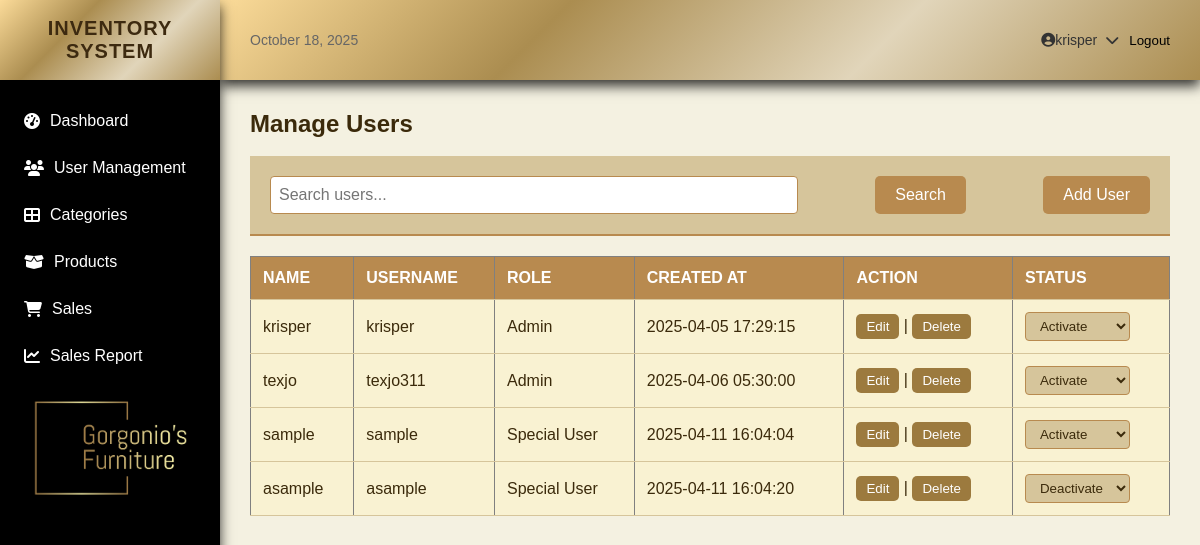
/php/manage_user.php (signed in), run on the app's committed database.
### tables this page shows
CREATE TABLE `users` (
  `id` int(11) NOT NULL,
  `name` varchar(50) NOT NULL,
  `username` varchar(50) NOT NULL,
  `password` varchar(50) NOT NULL,
  `role` varchar(50) NOT NULL,
  `image` varchar(255) DEFAULT NULL,
  `created_at` datetime NOT NULL,
  `updated_at` datetime NOT NULL,
  `is_active` tinyint(1) DEFAULT 1
);

### php/manage_user.php (the view, shortened to what this page needs)
<?php
include("header.php");
include("database.php");
$searchQuery = isset($_GET['search']) ? $_GET['search'] : '';
if ($searchQuery) {
    $userData = $conn->prepare("SELECT * FROM users WHERE name LIKE ? OR username LIKE ? OR role LIKE ?");
    $searchTerm = "%" . $searchQuery . "%";
    $userData->bind_param("sss", $searchTerm, $searchTerm, $searchTerm);
} else {
    $userData = $conn->prepare("SELECT * FROM users");
}
$userData->execute();
$result = $userData->get_result();
?>
<!DOCTYPE html>
<html lang="en">
<head>
    <link rel="stylesheet" href="../css/manage_user.css">
</head>
<body>
<h2>Manage Users</h2><br>
<form method="GET" action="">
    <input type="text" id="searchInput" name="search" placeholder="Search users..." oninput="filterTable()">
    <button type="submit">Search</button>
    <button type="button" onclick="window.location.href='add_user.php'">Add User</button>
</form>
<table id="userTable" border="1">
    <thead>
        <tr>
            <th>NAME</th>
            <th>USERNAME</th>
            <th>ROLE</th>
            <th>CREATED AT</th>
            <th>ACTION</th>
            <th>STATUS</th>
        </tr>
    </thead>
    <tbody>
        <?php if ($result->num_rows > 0): ?>
            <?php while ($row = $result->fetch_assoc()): ?>
                <tr class="userRow">
                    <td><?= htmlspecialchars($row["name"]) ?></td>
                    <td><?= htmlspecialchars($row["username"]) ?></td>
                    <td><?= htmlspecialchars($row["role"]) ?></td>
                    <td><?= htmlspecialchars($row["created_at"]) ?></td>
                    <td>
                        <button><a href="edit_user.php?id=<?= $row['id'] ?>">Edit</a></button> |
                        <button class="cancel-btn" onclick="openCancelModal(<?= $row['id'] ?>)">Delete</button>
                    </td>
                    <td>
                        <select onchange="updateStatus(<?= $row['id'] ?>, this.value)">
                            <option value="1" <?= $row['is_active'] ? 'selected' : '' ?>>Activate</option>
                            <option value="0" <?= !$row['is_active'] ? 'selected' : '' ?>>Deactivate</option>
                        </select>
                    </td>
                </tr>
            <?php endwhile; ?>
        <?php else: ?>
            <tr><td colspan="6">No results found</td></tr>
        <?php endif; ?>
    </tbody>
</table>
</body>
</html>

### css/header.css (style rules this page uses)
* { margin: 0; padding: 0; box-sizing: border-box; transition: all 0.3s ease; }
body { font-family: Arial, sans-serif; background-color: #f4f1e1; color: #3b2a0b; }

### css/manage_user.css (style rules this page uses)
form { display: flex; justify-content: space-between; padding: 20px; background-color: #d6c59b; border-bottom: 2px solid #b88a4f; }
form input[type="text"] { padding: 8px; font-size: 16px; border: 1px solid #b88a4f; border-radius: 4px; width: 60%; box-sizing: border-box; }
form button { background-color: #b88a4f; color: white; padding: 10px 20px; border: none; border-radius: 5px; cursor: pointer; font-size: 16px; }
table { width: 100%; border-collapse: collapse; margin-top: 20px; }
table th, table td { padding: 12px; text-align: left; border-bottom: 1px solid #d6c59b; }
table th { background-color: #b88a4f; color: white; }
table td { background-color: #f9f2d2; }
table td button { background-color: #9c7a3e; color: white; padding: 5px 10px; border: none; border-radius: 5px; cursor: pointer; }
table td button a { color: white; text-decoration: none; }
select { background-color: #d6c59b; color: #3b2a0b; border: 1px solid #b88a4f; border-radius: 4px; padding: 5px 10px; cursor: pointer; }
select option { background-color: #f4f1e1; }
.cancel-btn { background-color: #9c7a3e; color: white; }

### data on the page
users: name "krisper", username "krisper", role "Admin", created_at "2025-04-05 17:29:15", is_active+id "Activate"
users: name "texjo", username "texjo311", role "Admin", created_at "2025-04-06 05:30:00", is_active+id "Activate"
users: name "sample", username "sample", role "Special User", created_at "2025-04-11 16:04:04", is_active+id "Activate"
users: name "asample", username "asample", role "Special User", created_at "2025-04-11 16:04:20", is_active+id "Deactivate"

### other printed values
$_SESSION['logged_user'] "krisper"
